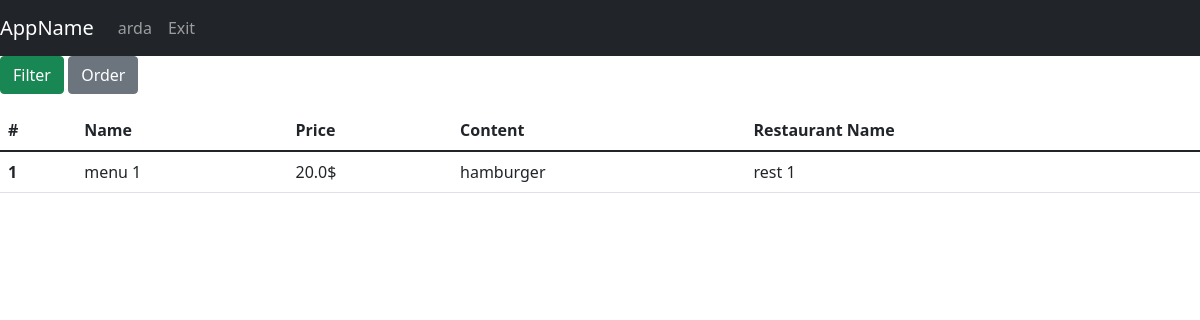
Page /menus (signed in) on the earlier database version.
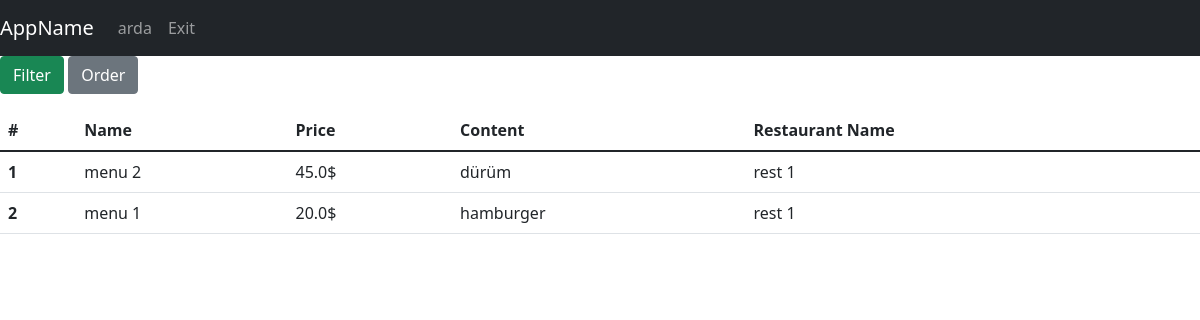
Same page on the later database version.
### tables this page shows
CREATE TABLE menu(id INTEGER PRIMARY KEY,menuName varchar(30), price REAL, content TEXT, restaurantId int REFERENCES restaurant(id) ON UPDATE CASCADE);

CREATE TABLE restaurant(id INTEGER PRIMARY KEY, restaurantName varchar(30),address varchar(250),lat Text,lng Text,isOpen binary,averageRating REAL);

### app.py (the view)
@app.route("/menus", methods=["GET", "POST"])
def allMenus():
    with sqlite3.connect(DATABASE) as database:
        cursor = database.cursor()
    if request.method == "POST":
        if 'order' in request.form:
            orderBy = request.form['orderBy']
            if session["isFiltered"] == False:
                command = "SELECT menu.id, menuName, price, content, restaurant.restaurantName " \
                          " FROM menu INNER JOIN restaurant ON menu.restaurantId = restaurant.id ORDER BY "+orderBy
                print(command)
                cursor.execute(command)
                query = cursor.fetchall()
                session["filteredData"]["menu"] = query
            else:
                df = pd.DataFrame(session["filteredData"]["menu"],
                                  columns=['id','menuName', 'price','content', 'restaurantName'])
                df = df.sort_values(by=orderBy)
                session["filteredData"]["menu"] = df.values.tolist()
        if 'filter' in request.form:
            filtered_cols, expected_vals = [], []
            q = ""
            for c in request.form.keys():
                if request.form[c] != '' and request.form[c] != "filter":
                    filtered_cols.append(c)
                    expected_vals.append(request.form[c])
            if len(expected_vals) > 0:
                for index in range(0, len(expected_vals)):
                    q += filtered_cols[index]+" LIKE " + f"'%{expected_vals[index]}%'"
                command = "SELECT menu.id, menuName, price, content, restaurant.restaurantName " \
                          " FROM menu INNER JOIN restaurant ON menu.restaurantId = restaurant.id and "+q+" ORDER BY menu.id desc "
                print("Command", command)
                cursor.execute(command)
                query = cursor.fetchall()
                session["filteredData"]["menu"] = query
            else:
                session["filteredData"] = getAllDbData(toGet=["menu"])
            session["isFiltered"] = True
    else:
        session["filteredData"] = getAllDbData(toGet=["menu"])
        session["isFiltered"] = False
    return render_template("admin/list_operations/list_menus.html", username=session["username"], data=session["filteredData"])

### app.py (called while the page is built)
def getMenus(cursor, limit=None):
    cursor.execute("SELECT menu.id, menuName, price, content, restaurant.restaurantName FROM menu INNER JOIN restaurant ON menu.restaurantId = restaurant.id ORDER BY menu.id desc")
    query = cursor.fetchall()
    return query

def getAllDbData(toGet, limit=None):
    with sqlite3.connect(DATABASE) as database:
        cursor = database.cursor()
    data = {}
    for entity in toGet:
        if entity == "couriers":
            data[entity] = getCouriers(cursor, limit)
        if entity == "users":
            data[entity] = getUsers(cursor, limit)
        if entity == "restaurant":
            data[entity] = getRestaurants(cursor, limit)
        if entity == "menu":
            data[entity] = getMenus(cursor, limit)
        if entity == "restaurantName":
            data[entity] = getRestaurantName(cursor, limit)
        if entity == "orders":
            data[entity] = getOrders(cursor, limit)
        else:
            pass
    return data

### templates/admin/list_operations/list_menus.html (shortened to what this page needs)
{% extends 'base.html' %}
{% block navbar %}
<nav class="navbar navbar-expand-lg navbar-dark bg-dark">
    <a class="navbar-brand" href="#">AppName</a>
    <div class="collapse navbar-collapse" id="navbarNav">
        <ul class="navbar-nav">
          <li class="nav-item active"><a class="nav-link" href="/">{{username}}</a></li>
          <li class="nav-item active"><a class="nav-link" href="/exit">Exit</a></li>
        </ul>
    </div>
</nav>
{% endblock %}
{% block body %}
<p>
  <a class="btn btn-success" data-toggle="collapse" href="#filter" role="button" aria-expanded="false" aria-controls="filter">Filter</a>
  <button class="btn btn-secondary" type="button" data-toggle="collapse" data-target="#order" aria-expanded="false" aria-controls="order">Order</button>
</p>
<div>
    <table class="table">
      <thead class="thead-dark">
        <tr>
            <th scope="col">#</th>
            <th scope="col">Name</th>
            <th scope="col">Price</th>
            <th scope="col">Content</th>
            <th scope="col">Restaurant Name</th>
        </tr>
      </thead>
      <tbody>
        {%for i in range(data["menu"]|length)%}
                <tr>
                  <th scope="row">{{ i+1 }}</th>
                  <td>{{ data["menu"][i][1] }}</td>
                  <td>{{ data["menu"][i][2] }}$</td>
                  <td>{{ data["menu"][i][3] }}</td>
                  <td>{{ data["menu"][i][4] }}</td>
                </tr>
        {%endfor%}
      </tbody>
    </table>
</div>
{% endblock %}

Differences in the rows shown:
added menu: menuName "menu 2", price "45.0", content "dürüm"
Other differences:
new list line: "1 $"
new list line: "rest 1"
new list line: "2 $"
new list line: "menu 1 20.0 hamburger"
list line gone: "1 $"
list line gone: "menu 1 20.0 hamburger"
list line gone: "rest 1"
